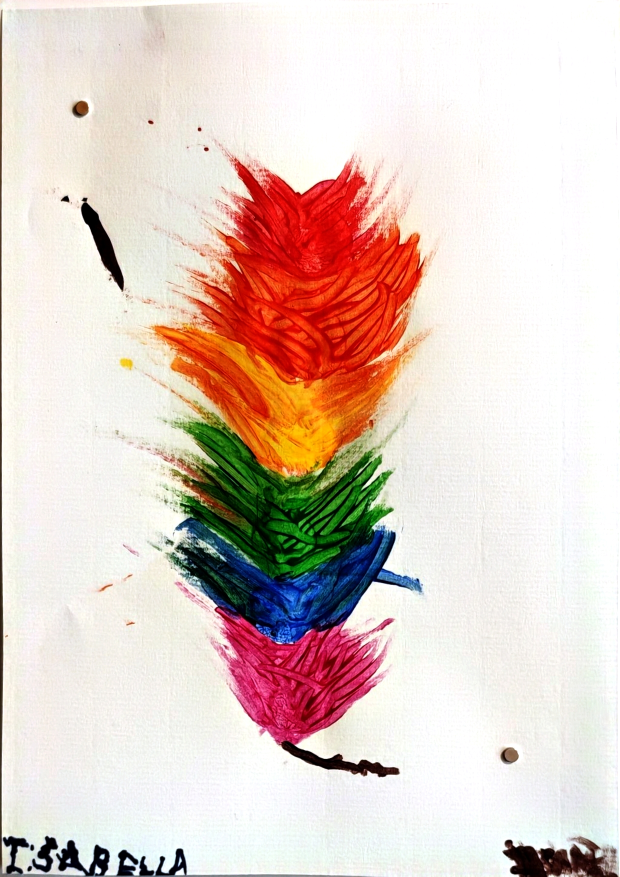
#> input picture figures/Gallery/348134d34ac082a64b955dad6be72749.jpg, 1240 x 1753 px (shown at 1/2 size); its folder holds only this picture in this run
$ python build_gallery.py
#> lines starting #> are read from the running program, lines starting #| are printed output that depends on the picture
#!/usr/bin/env python3
"""Build the web gallery for Isabella's Studio.

Reads every image in figures/Gallery/ and writes web-sized copies plus a
manifest to game/gallery/. Titles and dates come from figures/Gallery/info.json,
which this script also keeps up to date (new images get an entry you can edit).

    python tools/build_gallery.py

Images whose file name starts with "team" are not shown as artworks; the first
one is used as the team photo in the "About the game" panel instead.
"""
import hashlib
import json
import sys
from datetime import datetime, timezone
from pathlib import Path

from PIL import Image, ImageOps

ROOT = Path(__file__).resolve().parent.parent
SRC = ROOT / "figures" / "Gallery"
OUT = ROOT / "game" / "gallery"
INFO = SRC / "info.json"
EXTS = {".jpg", ".jpeg", ".png", ".webp"}
FULL_PX = 1200   # long side of the picture shown in the viewer
THUMB_PX = 240   # long side of the picture hung on the studio wall


def save_jpeg(im, path, px, quality):
    im = im.copy()
    im.thumbnail((px, px), Image.LANCZOS)
    im.save(path, "JPEG", quality=quality, optimize=True, progressive=True)
    return im.size


def main():
    if not SRC.is_dir():
        sys.exit(f"Finner ikke {SRC}")
    info = json.loads(INFO.read_text(encoding="utf-8")) if INFO.exists() else {}
    OUT.mkdir(parents=True, exist_ok=True)
    keep, items, team = set(), [], None

    for f in sorted(p for p in SRC.iterdir() if p.suffix.lower() in EXTS):
        data = f.read_bytes()
        h = hashlib.sha1(data).hexdigest()[:10]
        meta = info.setdefault(f.name, {})
        meta.setdefault("title", "")
        meta.setdefault("date", datetime.fromtimestamp(f.stat().st_mtime, timezone.utc).strftime("%Y-%m-%d"))
        with Image.open(f) as im:
#> im is the input picture: PIL image 1240x1753 RGB; mean R, G, B 225, 206.1, 197.7
            im = ImageOps.exif_transpose(im).convert("RGB")
            full, thumb = f"g_{h}.jpg", f"g_{h}_t.jpg"
            if not (OUT / full).exists():
                save_jpeg(im, OUT / full, FULL_PX, 82)
            if not (OUT / thumb).exists():
                save_jpeg(im, OUT / thumb, THUMB_PX, 80)
#> call 2 of save_jpeg, with px = 240, quality = 80
#> in save_jpeg (call 2), `im.thumbnail((px, px), Image.LANCZOS)`:
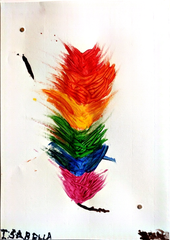
#> im: PIL image 170x240 RGB; mean R, G, B 224.9, 206.1, 197.7
            w, hgt = im.size
#> w = 1240; hgt = 1753
        keep.update({full, thumb})
        entry = {"id": f.stem[:40], "file": full, "thumb": thumb, "w": w, "h": hgt,
                 "title": meta.get("title", ""), "date": meta.get("date", ""), "_o": meta.get("order", 999)}
        for lang in ("nb", "zh", "en"):
            if meta.get("title_" + lang):
                entry["title_" + lang] = meta["title_" + lang]
        if f.stem.lower().startswith("team"):
            team = team or entry
        else:
            items.append(entry)

    # newest first; "order" in info.json can pin pictures to the front
    items.sort(key=lambda e: e["date"], reverse=True)
    items.sort(key=lambda e: e["_o"])
    for e in items + ([team] if team else []):
        e.pop("_o", None)

    manifest = {"version": 1, "items": items, "team": team}
    (OUT / "manifest.json").write_text(json.dumps(manifest, ensure_ascii=False, indent=1), encoding="utf-8")
    for old in OUT.glob("g_*.jpg"):
        if old.name not in keep:
            old.unlink()
    # drop entries for pictures that were removed, keep the rest
    info = {k: v for k, v in info.items() if (SRC / k).exists()}
    INFO.write_text(json.dumps(info, ensure_ascii=False, indent=2) + "\n", encoding="utf-8")
    print(f"{len(items)} bilder" + (" + teamfoto" if team else "") + f" -> {OUT.relative_to(ROOT)}")
#| 1 bilder -> game/gallery


if __name__ == "__main__":
    main()
